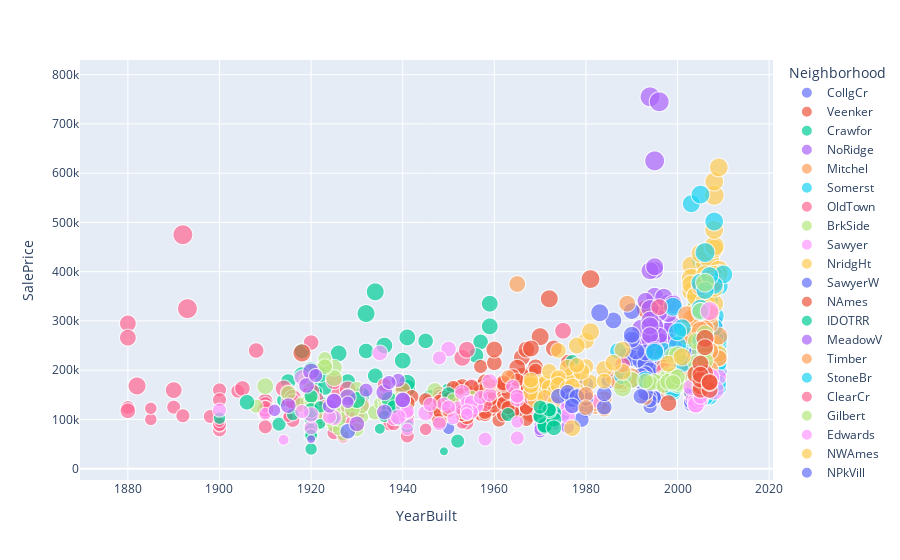

Source (notebook cell):
### Markdown cell above
From the plot we can see that the house built in the year 2000 are more costly and also the total house constructed was also high.

### Code cell
fig = px.scatter(new_df1, 
                 x='YearBuilt', y='SalePrice', color='Neighborhood', size='OverallQual')
fig.update_traces(textposition="bottom right")
fig.show()

### Figure 1 — Plotly figure (JSON) as saved in the notebook; plotly's stock layout.template omitted (floating-point values rounded to 4 significant figures; data arrays with more than 128 entries replaced by an {"elided": "..."} marker saying what was removed)
{"data": [{"hovertemplate": "Neighborhood=CollgCr<br>YearBuilt=%{x}<br>SalePrice=%{y}<br>OverallQual=%{marker.size}<extra></extra>", "legendgroup": "CollgCr", "marker": {"color": "#636efa", "size": [7, 7, 7, 8, 8, 5, 7, 5, 7, 6, 7, 7, 7, 6, 8, 6, 7, 7, 5, 7, 5, 5, 7, 7, 5, 7, 7, 7, 7, 8, 8, 8, 7, 5, 8, 7, 6, 7, 5, 7, 7, 5, 7, 7, 7, 7, 6, 8, 7, 7, 5, 7, 5, 7, 6, 9, 7, 5, 7, 7, 7, 6, 8, 7, 7, 7, 7, 7, 7, 7, 5, 5, 6, 6, 7, 7, 5, 7, 9, 6, 7, 5, 7, 7, 5, 5, 7, 8, 7, 6, 5, 7, 6, 7, 8, 8, 7, 7, 7, 7, 6, 7, 7, 7, 5, 5, 7, 8, 5, 7, 5, 7, 7, 8, 7, 7, 7, 5, 7, 6, 7, 8], "sizemode": "area", "sizeref": 0.025, "symbol": "circle"}, "mode": "markers", "name": "CollgCr", "showlegend": true, "textposition": "bottom right", "type": "scattergl", "x": [2003, 2001, 2006, 2002, 2007, 1994, 2004, 1972, 2003, 1997, 1999, 2009, 2007, 2005, 1999, 1997, 2005, 1999, 1975, 1999, 1972, 1995, 2004, 2006, 1976, 2004, 2003, 2006, 2001, 2007, 2006, 1998, 2001, 1972, 2004, 2002, 1995, 2003, 1996, 2006, 1999, 1972, 2005, 2007, 1996, 1994, 1997, 2007, 1998, 2004, 1975, 2002, 1996, 1996, 2005, 2002, 2004, 1969, 2007, 1998, 2004, 1997, 2007, 2004, 2005, 2001, 2005, 1998, 2003, 2003, 1995, 1972, 2003, 1998, 2004, 2006, 1972, 2003, 2007, 2005, 2006, 1977, 1996, 2006, 1972, 1994, 2007, 2002, 2006, 2004, 1994, 2002, 2006, 2005, 2006, 2008, 2002, 2001, 1998, 2000, 2003, 2004, 2003, 2002, 1977, 1994, 2005, 2008, 1976, 2002, 1972, 2006, 1999, 2003, 1998, 2000, 2006, 1972, 2001, 2003, 2004, 1995], "xaxis": "x", "y": [208500, 223500, 279500, 230000, 179900, 145000, 196500, 124900, 226000, 204750, 214000, 198900, 383970, 163990, 230000, 231500, 260000, 204000, 122000, 192000, 127000, 156000, 210000, 204900, 128200, 185500, 180000, 220000, 231500, 276000, 233230, 267000, 205000, 149900, 305900, 214000, 177500, 219500, 148000, 213500, 191000, 123000, 164990, 195400, 212000, 210000, 208900, 297000, 188000, 185900, 110000, 221000, 152000, 191000, 173500, 285000, 213000, 128500, 194500, 222500, 190000, 217000, 212000, 216837, 221500, 187100, 189000, 224900, 183000, 237000, 144000, 133500, 131500, 200500, 190000, 239799, 133900, 185000, 239000, 173900, 206000, 149900, 203000, 194000, 112500, 145000, 200141, 255000, 194000, 155900, 126000, 192000, 176432, 212900, 424870, 245350, 195000, 178000, 197900, 213000, 200000, 195000, 224900, 227000, 150500, 138000, 203000, 295493, 132500, 200000, 128500, 155835, 193000, 232000, 274300, 235000, 193879, 133000, 230000, 136500, 179600, 240000], "yaxis": "y"}, {"hovertemplate": "Neighborhood=Veenker<br>YearBuilt=%{x}<br>SalePrice=%{y}<br>OverallQual=%{marker.size}<extra></extra>", "legendgroup": "Veenker", "marker": {"color": "#EF553B", "size": [6, 9, 8, 8, 8, 6, 5], "sizemode": "area", "sizeref": 0.025, "symbol": "circle"}, "mode": "markers", "name": "Veenker", "showlegend": true, "textposition": "bottom right", "type": "scattergl", "x": [1976, 1981, 1993, 1996, 1995, 1976, 1976], "xaxis": "x", "y": [181500, 385000, 324000, 245500, 270000, 187000, 218000], "yaxis": "y"}, {"hovertemplate": "Neighborhood=Crawfor<br>YearBuilt=%{x}<br>SalePrice=%{y}<br>OverallQual=%{marker.size}<extra></extra>", "legendgroup": "Crawfor", "marker": {"color": "#00cc96", "size": [7, 5, 6, 7, 8, 8, 6, 5, 6, 6, 5, 6, 7, 5, 7, 5, 8, 7, 4, 6, 7, 7, 7, 5, 6, 5, 6, 5, 7, 7, 6, 6, 5, 8, 5, 5, 7, 6, 8, 6, 7], "sizemode": "area", "sizeref": 0.025, "symbol": "circle"}, "mode": "markers", "name": "Crawfor", "showlegend": true, "textposition": "bottom right", "type": "scattergl", "x": [1915, 1921, 1945, 1920, 1932, 2006, 1950, 1953, 1915, 1918, 1913, 1934, 1959, 1926, 1926, 1977, 1934, 1931, 1922, 1957, 1941, 1918, 1936, 1949, 1946, 1940, 1923, 1938, 1940, 1941, 1956, 1932, 1921, 2008, 1914, 1910, 1959, 1928, 2004, 1922, 1941], "xaxis": "x", "y": [140000, 163500, 259500, 200100, 315000, 235000, 158500, 157000, 177000, 239000, 90350, 188700, 289000, 96500, 234000, 217500, 359100, 149000, 137500, 257500, 164000, 189950, 250000, 145000, 145000, 160000, 165000, 119750, 219500, 174500, 230000, 239000, 154900, 392500, 138887, 139000, 335000, 177000, 275000, 191000, 266500], "yaxis": "y"}, {"hovertemplate": "Neighborhood=NoRidge<br>YearBuilt=%{x}<br>SalePrice=%{y}<br>OverallQual=%{marker.size}<extra></extra>", "legendgroup": "NoRidge", "marker": {"color": "#ab63fa", "size": [8, 8, 7, 8, 8, 7, 8, 8, 8, 7, 7, 8, 8, 7, 10, 7, 7, 8, 8, 7, 8, 8, 8, 10, 8, 10, 8, 8, 8, 9, 7, 8, 7], "sizemode": "area", "sizeref": 0.025, "symbol": "circle"}, "mode": "markers", "name": "NoRidge", "showlegend": true, "textposition": "bottom right", "type": "scattergl", "x": [2000, 1991, 1995, 1995, 1999, 1993, 1998, 1998, 1998, 1996, 1996, 1995, 1994, 1998, 1994, 1993, 1996, 1995, 1999, 1996, 1998, 1997, 1994, 1995, 1992, 1996, 1994, 1994, 1994, 1999, 1992, 1995, 1994], "xaxis": "x", "y": [250000, 260000, 290000, 403000, 290000, 260000, 280000, 258000, 315000, 265000, 315750, 350000, 402000, 221000, 755000, 341000, 260400, 290000, 337000, 269790, 336000, 348000, 325000, 625000, 285000, 745000, 262000, 301500, 290000, 333168, 190000, 410000, 271000], "yaxis": "y"}, {"hovertemplate": "Neighborhood=Mitchel<br>YearBuilt=%{x}<br>SalePrice=%{y}<br>OverallQual=%{marker.size}<extra></extra>", "legendgroup": "Mitchel", "marker": {"color": "#FFA15A", "size": [5, 7, 4, 6, 7, 6, 5, 7, 6, 6, 7, 5, 5, 6, 6, 5, 5, 5, 6, 6, 6, 4, 6, 5, 7, 6, 5, 5, 5, 5], "sizemode": "area", "sizeref": 0.025, "symbol": "circle"}, "mode": "markers", "name": "Mitchel", "showlegend": true, "textposition": "bottom right", "type": "scattergl", "x": [1993, 2003, 1982, 1998, 1988, 1977, 1982, 2003, 1984, 2001, 1997, 1954, 1976, 1998, 1983, 1970, 1974, 1982, 1940, 1998, 1977, 1963, 1976, 1967, 2004, 1977, 1984, 1968, 1982, 1977], "xaxis": "x", "y": [143000, 239686, 129500, 153500, 171000, 171500, 124500, 201000, 142500, 215000, 206300, 113000, 188000, 164000, 134000, 129500, 170000, 138000, 160000, 162000, 135000, 132250, 150900, 143000, 240000, 171000, 119500, 130000, 130500, 160000], "yaxis": "y"}, {"hovertemplate": "Neighborhood=Somerst<br>YearBuilt=%{x}<br>SalePrice=%{y}<br>OverallQual=%{marker.size}<extra></extra>", "legendgroup": "Somerst", "marker": {"color": "#19d3f3", "size": [8, 8, 8, 8, 6, 8, 6, 7, 7, 7, 8, 6, 8, 6, 8, 7, 7, 8, 8, 7, 7, 8, 8, 8, 7, 6, 7, 7, 7, 7, 9, 8, 7, 7, 6, 7, 7, 9, 8, 7, 8, 7, 7, 7, 8, 9, 8, 6, 9, 7, 7, 7, 8, 8, 8, 7, 8, 7, 8, 8, 8, 6, 7, 7, 7, 7, 7, 8, 8, 7, 7, 8, 10, 8, 7], "sizemode": "area", "sizeref": 0.025, "symbol": "circle"}, "mode": "markers", "name": "Somerst", "showlegend": true, "textposition": "bottom right", "type": "scattergl", "x": [2004, 2006, 1999, 2007, 2009, 2003, 1999, 2004, 2007, 2009, 2008, 2003, 2006, 2006, 2008, 2006, 1997, 2006, 2004, 2006, 2006, 2007, 2008, 2009, 2005, 2009, 2005, 2003, 2007, 2004, 2009, 2005, 2007, 2004, 1999, 1999, 2009, 2008, 2007, 2008, 2006, 2005, 2005, 2007, 2007, 1999, 2006, 2009, 2006, 2005, 1999, 2006, 2006, 2005, 2005, 1999, 2007, 2006, 1999, 2006, 2009, 2007, 2007, 2005, 1999, 2005, 2006, 2006, 2006, 2005, 2005, 2007, 2008, 2008, 2004], "xaxis": "x", "y": [307000, 249700, 172500, 245000, 164500, 250000, 176000, 254900, 311872, 252678, 262500, 207500, 266000, 185000, 244600, 164700, 239000, 270000, 340000, 187750, 241000, 339750, 210000, 263435, 226700, 208300, 176000, 263000, 146000, 151000, 370878, 423000, 227875, 196000, 172500, 179400, 215200, 264132, 225000, 227680, 232600, 147400, 151000, 250580, 303477, 328900, 255000, 173733, 320000, 253000, 155000, 197000, 232000, 252000, 197000, 160000, 235128, 171900, 174000, 290000, 229456, 214000, 248328, 186500, 183900, 232000, 208900, 147000, 227000, 144152, 250000, 282922, 310000, 287090, 185000], "yaxis": "y"}, {"hovertemplate": "Neighborhood=OldTown<br>YearBuilt=%{x}<br>SalePrice=%{y}<br>OverallQual=%{marker.size}<extra></extra>", "legendgroup": "OldTown", "marker": {"color": "#FF6692", "size": [7, 7, 4, 3, 5, 6, 4, 5, 6, 6, 5, 7, 10, 5, 6, 5, 4, 5, 6, 5, 5, 7, 5, 7, 3, 6, 5, 5, 7, 6, 3, 6, 5, 4, 7, 5, 5, 5, 7, 5, 5, 5, 10, 6, 5, 6, 5, 4, 5, 5, 5, 7, 7, 5, 7, 5, 4, 5, 4, 5, 5, 5, 5, 5, 6, 8, 5, 5, 5, 5, 6, 5, 5, 5, 6, 7, 5, 3, 5, 7, 6, 7, 5, 5, 6, 4, 4, 7, 6, 6, 3, 4, 4, 5, 4, 6], "sizemode": "area", "sizeref": 0.025, "symbol": "circle"}, "mode": "markers", "name": "OldTown", "showlegend": true, "textposition": "bottom right", "type": "scattergl", "x": [1931, 1921, 1945, 1915, 1910, 1910, 1885, 1948, 1923, 1926, 1923, 2003, 1892, 1916, 1924, 1947, 1925, 1900, 1910, 1929, 1925, 1880, 1939, 1925, 1955, 1928, 1940, 1927, 1946, 1920, 1948, 1930, 1916, 1937, 1915, 1900, 1938, 1952, 1928, 1955, 1957, 1954, 1893, 1910, 1880, 1980, 1954, 1900, 1924, 1921, 1900, 1890, 1914, 1910, 1880, 1915, 1954, 1898, 1953, 1948, 1904, 1915, 1941, 1890, 1910, 1882, 1920, 1910, 1930, 1900, 1925, 1936, 1954, 1980, 1880, 1920, 1920, 1900, 1925, 1916, 1917, 1910, 1892, 1948, 1920, 1920, 1920, 1920, 1916, 1905, 1915, 1910, 1885, 1940, 1927, 1957], "xaxis": "x", "y": [129900, 140000, 80000, 107400, 110000, 133900, 100000, 115000, 125000, 152000, 100000, 200000, 475000, 135000, 112000, 110000, 107000, 79000, 137000, 130000, 73000, 295000, 119900, 178000, 126175, 105900, 109000, 115000, 135000, 116000, 120000, 110000, 98000, 89471, 155000, 160000, 91300, 124500, 161000, 125000, 112500, 131500, 325000, 114504, 124000, 144000, 93000, 87000, 109500, 108480, 140000, 159500, 163000, 132000, 265979, 139000, 107900, 106000, 93000, 153500, 157500, 153900, 66500, 124900, 117000, 168000, 86000, 85000, 87000, 90000, 110500, 170000, 117000, 140000, 117500, 143000, 120000, 95000, 125000, 144000, 129500, 122000, 107500, 147000, 256000, 108500, 105000, 157000, 136000, 163000, 105000, 125500, 122500, 119000, 64500, 149700], "yaxis": "y"}, {"hovertemplate": "Neighborhood=BrkSide<br>YearBuilt=%{x}<br>SalePrice=%{y}<br>OverallQual=%{marker.size}<extra></extra>", "legendgroup": "BrkSide", "marker": {"color": "#B6E880", "size": [5, 7, 4, 6, 5, 5, 5, 7, 6, 6, 6, 5, 7, 6, 6, 6, 5, 4, 6, 5, 5, 5, 4, 5, 5, 5, 4, 7, 4, 4, 6, 5, 5, 5, 6, 6, 6, 6, 6, 5, 6, 6], "sizemode": "area", "sizeref": 0.025, "symbol": "circle"}, "mode": "markers", "name": "BrkSide", "showlegend": true, "textposition": "bottom right", "type": "scattergl", "x": [1939, 1929, 1927, 1934, 1948, 1931, 1908, 1925, 1915, 1939, 1926, 1930, 1925, 1947, 1920, 1923, 1922, 1935, 1918, 1930, 1936, 1921, 1970, 1924, 1923, 1925, 1926, 1910, 1946, 1936, 1926, 1920, 1928, 1925, 1931, 1919, 1939, 1937, 1941, 1920, 1929, 1923], "xaxis": "x", "y": [118000, 132000, 68500, 114500, 127000, 105000, 127000, 205000, 153575, 140200, 119000, 162900, 184000, 159000, 128000, 210000, 113000, 133000, 130000, 79500, 141500, 89000, 129000, 100000, 223500, 88000, 79900, 167500, 121600, 128000, 102000, 144000, 149000, 117000, 127500, 180500, 132500, 134900, 131000, 137500, 120000, 207000], "yaxis": "y"}, {"hovertemplate": "Neighborhood=Sawyer<br>YearBuilt=%{x}<br>SalePrice=%{y}<br>OverallQual=%{marker.size}<extra></extra>", "legendgroup": "Sawyer", "marker": {"color": "#FF97FF", "size": [5, 5, 5, 5, 5, 5, 6, 5, 6, 5, 5, 5, 5, 5, 4, 5, 5, 5, 6, 5, 5, 6, 4, 5, 5, 4, 5, 6, 6, 5, 5, 5, 5, 5, 5, 5, 5, 5, 4, 6, 4, 5, 5, 6], "sizemode": "area", "sizeref": 0.025, "symbol": "circle"}, "mode": "markers", "name": "Sawyer", "showlegend": true, "textposition": "bottom right", "type": "scattergl", "x": [1965, 1966, 1968, 1963, 1962, 1967, 1977, 1940, 1978, 1965, 1963, 1967, 1966, 1982, 1961, 1977, 1965, 1961, 1961, 1963, 1974, 1977, 1950, 1955, 1965, 1961, 1961, 1978, 1963, 1961, 1962, 1963, 1948, 1957, 1963, 1967, 1958, 1968, 1969, 1969, 1963, 1966, 1968, 1966], "xaxis": "x", "y": [129500, 127000, 180000, 125000, 143900, 125000, 151000, 108000, 149500, 62383, 132500, 130000, 164500, 137000, 118500, 135000, 138500, 131400, 142000, 175000, 142500, 143500, 128000, 170000, 131500, 129000, 148000, 172500, 154500, 135000, 132000, 139000, 135000, 155000, 133000, 130000, 140000, 129000, 108959, 158000, 148000, 125000, 134000, 129000], "yaxis": "y"}, {"hovertemplate": "Neighborhood=NridgHt<br>YearBuilt=%{x}<br>SalePrice=%{y}<br>OverallQual=%{marker.size}<extra></extra>", "legendgroup": "NridgHt", "marker": {"color": "#FECB52", "size": [9, 8, 8, 8, 9, 8, 9, 8, 8, 8, 9, 7, 8, 8, 10, 8, 9, 7, 9, 9, 8, 7, 9, 7, 9, 9, 10, 7, 10, 8, 8, 9, 9, 9, 7, 10, 9, 8, 7, 7, 8, 10, 8, 9, 8, 8, 6, 8, 8, 8, 9, 9, 7, 10, 9, 9, 8, 7, 9, 10, 6, 7, 9, 8, 8, 7, 7, 9, 7, 8, 9, 7, 9, 8], "sizemode": "area", "sizeref": 0.025, "symbol": "circle"}, "mode": "markers", "name": "NridgHt", "showlegend": true, "textposition": "bottom right", "type": "scattergl", "x": [2005, 2005, 2007, 2007, 2005, 2004, 2005, 2006, 2004, 2007, 2003, 2005, 2007, 2004, 2003, 2007, 2006, 2007, 2003, 2006, 2004, 2004, 2005, 2003, 2005, 2007, 2007, 2006, 2008, 2006, 2006, 2006, 2004, 2003, 2005, 2009, 2008, 2006, 2003, 2004, 2008, 2008, 2005, 2007, 2006, 2003, 2005, 2006, 2005, 2006, 2008, 2008, 2009, 2007, 2004, 2009, 2003, 2003, 2009, 2006, 2005, 2005, 2008, 2004, 2007, 2007, 2009, 2008, 2003, 2006, 2006, 2005, 2004, 2008], "xaxis": "x", "y": [345000, 325300, 256300, 306000, 277500, 309000, 319900, 202500, 317000, 372402, 412500, 220000, 325624, 274900, 386250, 318000, 415298, 207500, 360000, 342643, 354000, 207000, 266000, 154000, 437154, 318061, 426000, 280000, 555000, 250000, 440000, 380000, 326000, 374000, 202665, 402861, 446261, 255500, 284000, 214000, 253293, 451950, 275000, 314813, 209500, 274000, 194700, 254000, 275500, 395000, 485000, 582933, 224000, 385000, 350000, 611657, 285000, 173000, 395192, 337500, 196000, 185850, 335000, 280000, 318000, 230000, 233170, 367294, 175500, 281000, 325000, 202500, 315000, 394617], "yaxis": "y"}, {"hovertemplate": "Neighborhood=SawyerW<br>YearBuilt=%{x}<br>SalePrice=%{y}<br>OverallQual=%{marker.size}<extra></extra>", "legendgroup": "SawyerW", "marker": {"color": "#636efa", "size": [5, 6, 6, 7, 6, 5, 6, 6, 7, 6, 7, 7, 4, 6, 6, 7, 6, 8, 8, 8, 6, 6, 7, 6, 7, 6, 7, 7, 6, 7, 7, 6, 6, 5, 6, 7, 6, 7, 8, 7, 6, 6, 6, 8], "sizemode": "area", "sizeref": 0.025, "symbol": "circle"}, "mode": "markers", "name": "SawyerW", "showlegend": true, "textposition": "bottom right", "type": "scattergl", "x": [2004, 2004, 1985, 1990, 1993, 1979, 1980, 2004, 1989, 1992, 1990, 1986, 1950, 1984, 1928, 1993, 1993, 1993, 1983, 1992, 1994, 1980, 2000, 1992, 2004, 1980, 2001, 1993, 1984, 1993, 1991, 1994, 1993, 1965, 1979, 1990, 1992, 1990, 1995, 1990, 1992, 2005, 2003, 2005], "xaxis": "x", "y": [159000, 158000, 178000, 320000, 153900, 153337, 120000, 173000, 228500, 179200, 225000, 301000, 82000, 125000, 76000, 228000, 187000, 215000, 316600, 220000, 193500, 143000, 179000, 175900, 233000, 171000, 189000, 213000, 152000, 236000, 238000, 201000, 193000, 119900, 99500, 262280, 147000, 179900, 239500, 271900, 189000, 142500, 155000, 257000], "yaxis": "y"}, {"hovertemplate": "Neighborhood=NAmes<br>YearBuilt=%{x}<br>SalePrice=%{y}<br>OverallQual=%{marker.size}<extra></extra>", "legendgroup": "NAmes", "marker": {"color": "#EF553B", "size": {"elided": "173 int values"}, "sizemode": "area", "sizeref": 0.025, "symbol": "circle"}, "mode": "markers", "name": "NAmes", "showlegend": true, "textposition": "bottom right", "type": "scattergl", "x": {"elided": "173 int values"}, "xaxis": "x", "y": {"elided": "173 int values"}, "yaxis": "y"}, {"hovertemplate": "Neighborhood=IDOTRR<br>YearBuilt=%{x}<br>SalePrice=%{y}<br>OverallQual=%{marker.size}<extra></extra>", "legendgroup": "IDOTRR", "marker": {"color": "#00cc96", "size": [7, 4, 5, 5, 4, 5, 5, 5, 5, 5, 5, 6, 4, 6, 6, 4, 4, 4, 5, 4, 2, 3, 3, 6, 4, 5, 4], "sizemode": "area", "sizeref": 0.025, "symbol": "circle"}, "mode": "markers", "name": "IDOTRR", "showlegend": true, "textposition": "bottom right", "type": "scattergl", "x": [1930, 1920, 1963, 1920, 1939, 1940, 1950, 1941, 1920, 1920, 1920, 1937, 1920, 1937, 1906, 1900, 1925, 1916, 1952, 1936, 1949, 1922, 1935, 1920, 1920, 1938, 1922], "xaxis": "x", "y": [139400, 40000, 110000, 101000, 100000, 120500, 152000, 87000, 78000, 147000, 67000, 119500, 108000, 141000, 135000, 102776, 103000, 109900, 55993, 106500, 35311, 91000, 81000, 118400, 68400, 125500, 125500], "yaxis": "y"}, {"hovertemplate": "Neighborhood=MeadowV<br>YearBuilt=%{x}<br>SalePrice=%{y}<br>OverallQual=%{marker.size}<extra></extra>", "legendgroup": "MeadowV", "marker": {"color": "#ab63fa", "size": [5, 4, 5, 5, 4, 4, 4, 4, 6, 5], "sizemode": "area", "sizeref": 0.025, "symbol": "circle"}, "mode": "markers", "name": "MeadowV", "showlegend": true, "textposition": "bottom right", "type": "scattergl", "x": [1976, 1973, 1976, 1976, 1970, 1970, 1970, 1970, 1973, 1977], "xaxis": "x", "y": [129900, 91000, 85000, 134000, 86000, 75000, 88000, 80000, 151400, 127000], "yaxis": "y"}, {"hovertemplate": "Neighborhood=Timber<br>YearBuilt=%{x}<br>SalePrice=%{y}<br>OverallQual=%{marker.size}<extra></extra>", "legendgroup": "Timber", "marker": {"color": "#FFA15A", "size": [5, 8, 6, 7, 8, 6, 6, 9, 7, 8, 8, 7, 6, 8, 7, 8, 7, 8, 8, 7, 8, 9, 5, 8, 9, 7, 8, 8, 8], "sizemode": "area", "sizeref": 0.025, "symbol": "circle"}, "mode": "markers", "name": "Timber", "showlegend": true, "textposition": "bottom right", "type": "scattergl", "x": [1959, 2009, 1986, 1965, 2002, 1988, 1988, 2006, 2009, 2005, 2003, 1989, 1987, 2002, 2003, 2006, 1990, 2007, 2002, 2002, 2007, 2007, 1963, 2006, 2008, 1990, 2006, 2007, 2005], "xaxis": "x", "y": [170000, 269500, 184000, 375000, 202900, 175000, 175000, 315000, 224500, 369900, 305000, 335000, 176000, 312500, 187500, 248900, 187500, 201000, 270000, 214900, 293077, 315500, 186700, 265900, 378500, 180000, 283463, 239000, 281213], "yaxis": "y"}, {"hovertemplate": "Neighborhood=StoneBr<br>YearBuilt=%{x}<br>SalePrice=%{y}<br>OverallQual=%{marker.size}<extra></extra>", "legendgroup": "StoneBr", "marker": {"color": "#19d3f3", "size": [10, 7, 9, 8, 9, 9, 8, 9, 8, 8, 8, 8, 8, 8, 8, 8, 9, 8, 8, 7], "sizemode": "area", "sizeref": 0.025, "symbol": "circle"}, "mode": "markers", "name": "StoneBr", "showlegend": true, "textposition": "bottom right", "type": "scattergl", "x": [2006, 1987, 2008, 2001, 2005, 2010, 2000, 2005, 2005, 2008, 2007, 2006, 1988, 1995, 1993, 2003, 2005, 2001, 2000, 2005], "xaxis": "x", "y": [438780, 239000, 501837, 286000, 377426, 394432, 251000, 325000, 319000, 372500, 392000, 361919, 189000, 236500, 180000, 538000, 556581, 213500, 278000, 260000], "yaxis": "y"}, {"hovertemplate": "Neighborhood=ClearCr<br>YearBuilt=%{x}<br>SalePrice=%{y}<br>OverallQual=%{marker.size}<extra></extra>", "legendgroup": "ClearCr", "marker": {"color": "#FF6692", "size": [7, 6, 7, 7, 5, 7, 5, 6, 6, 6, 7], "sizemode": "area", "sizeref": 0.025, "symbol": "circle"}, "mode": "markers", "name": "ClearCr", "showlegend": true, "textposition": "bottom right", "type": "scattergl", "x": [1953, 1988, 1954, 1977, 1958, 1975, 1968, 1997, 1971, 1908, 1996], "xaxis": "x", "y": [225000, 211000, 241500, 192000, 130000, 280000, 143000, 200000, 155000, 240000, 328000], "yaxis": "y"}, {"hovertemplate": "Neighborhood=Gilbert<br>YearBuilt=%{x}<br>SalePrice=%{y}<br>OverallQual=%{marker.size}<extra></extra>", "legendgroup": "Gilbert", "marker": {"color": "#B6E880", "size": [7, 6, 7, 7, 7, 7, 6, 4, 7, 6, 6, 5, 7, 6, 6, 8, 7, 7, 7, 8, 7, 8, 7, 6, 7, 7, 6, 6, 6, 7, 6, 7, 7, 7, 6, 6, 7, 6, 7, 8, 7, 7, 7, 6, 9, 6, 5, 6, 6], "sizemode": "area", "sizeref": 0.025, "symbol": "circle"}, "mode": "markers", "name": "Gilbert", "showlegend": true, "textposition": "bottom right", "type": "scattergl", "x": [1998, 2005, 2005, 2004, 1990, 1999, 1997, 1951, 2004, 1998, 2000, 1955, 2007, 1997, 2006, 2004, 2006, 1996, 2000, 2000, 2007, 2005, 1995, 1994, 2003, 2006, 2005, 2005, 2005, 2007, 1993, 2006, 2004, 2004, 1997, 2000, 1999, 2005, 2006, 1988, 2004, 2005, 1998, 2006, 2006, 2004, 2005, 2000, 1999], "xaxis": "x", "y": [185000, 174000, 320000, 183500, 180500, 230000, 185000, 141000, 188500, 192000, 179000, 145000, 181134, 181000, 172785, 178000, 179665, 175000, 170000, 230500, 179540, 239900, 176000, 174000, 180000, 240000, 174000, 169990, 178900, 176485, 178000, 274725, 259000, 215000, 169000, 173000, 189000, 176000, 219210, 164000, 184000, 190000, 176500, 156932, 377500, 193000, 192140, 186500, 175000], "yaxis": "y"}, {"hovertemplate": "Neighborhood=Edwards<br>YearBuilt=%{x}<br>SalePrice=%{y}<br>OverallQual=%{marker.size}<extra></extra>", "legendgroup": "Edwards", "marker": {"color": "#FF97FF", "size": [4, 5, 6, 5, 6, 6, 7, 4, 6, 6, 5, 5, 6, 5, 5, 5, 5, 6, 6, 6, 5, 10, 6, 5, 6, 4, 5, 4, 6, 5, 4, 9, 4, 6, 5, 5, 5, 5, 4, 5, 4, 5, 5, 6, 7, 4, 5, 6, 5, 4, 7, 6, 5, 6, 10, 7, 4, 4, 4, 5, 3, 6, 4, 5, 5], "sizemode": "area", "sizeref": 0.025, "symbol": "circle"}, "mode": "markers", "name": "Edwards", "showlegend": true, "textposition": "bottom right", "type": "scattergl", "x": [1965, 1920, 1954, 2006, 2004, 1950, 2004, 2003, 2009, 1945, 1949, 1941, 1976, 1900, 1956, 1958, 1940, 1920, 1956, 2005, 1965, 2007, 1918, 1948, 1953, 1940, 1964, 1972, 1925, 1952, 1954, 2007, 1951, 1976, 1918, 1946, 2005, 1955, 1954, 1950, 2005, 1957, 1948, 1977, 2004, 1941, 1959, 1935, 1924, 1941, 2003, 1959, 1955, 2005, 2008, 2004, 1954, 1954, 1938, 1941, 1914, 1939, 1910, 2005, 1965], "xaxis": "x", "y": [94750, 83000, 136900, 155000, 130000, 243000, 130000, 140000, 186000, 113000, 131000, 95000, 125000, 119000, 129000, 60000, 126000, 110000, 127500, 148000, 140000, 184750, 185000, 225000, 155000, 108000, 167000, 137500, 103600, 123500, 135000, 320000, 102000, 107000, 116000, 130500, 157000, 135500, 110000, 125000, 176000, 144500, 91500, 159500, 137500, 80000, 149900, 235000, 104900, 113000, 165400, 177000, 115000, 140000, 160000, 130000, 119000, 111000, 100000, 117000, 58500, 105000, 112000, 145000, 147500], "yaxis": "y"}, {"hovertemplate": "Neighborhood=NWAmes<br>YearBuilt=%{x}<br>SalePrice=%{y}<br>OverallQual=%{marker.size}<extra></extra>", "legendgroup": "NWAmes", "marker": {"color": "#FECB52", "size": [6, 6, 7, 6, 7, 6, 6, 7, 7, 7, 7, 5, 7, 6, 6, 7, 5, 7, 6, 5, 7, 6, 7, 6, 6, 8, 8, 6, 6, 6, 7, 7, 6, 5, 7, 6, 7, 6, 5, 7, 7, 7, 6, 7, 6], "sizemode": "area", "sizeref": 0.025, "symbol": "circle"}, "mode": "markers", "name": "NWAmes", "showlegend": true, "textposition": "bottom right", "type": "scattergl", "x": [1977, 1979, 1970, 1975, 1988, 1981, 1968, 1980, 1984, 1973, 1977, 1971, 1998, 1974, 1972, 1977, 1969, 1969, 1974, 1973, 1988, 1974, 1976, 1980, 1972, 2001, 1981, 1976, 1968, 1971, 1978, 1976, 1974, 1975, 1974, 1984, 1976, 1977, 1973, 1968, 1978, 1986, 1968, 1979, 1978], "xaxis": "x", "y": [190000, 181000, 174000, 179900, 241500, 175500, 175000, 260000, 202500, 175500, 190000, 175000, 213250, 240000, 165150, 82500, 152000, 140000, 165000, 157000, 196500, 181000, 152000, 207500, 197500, 227000, 278000, 180000, 154000, 145000, 157000, 205000, 185000, 153500, 170000, 178000, 162900, 167900, 135000, 170000, 250000, 215000, 179900, 197000, 210000], "yaxis": "y"}, {"hovertemplate": "Neighborhood=NPkVill<br>YearBuilt=%{x}<br>SalePrice=%{y}<br>OverallQual=%{marker.size}<extra></extra>", "legendgroup": "NPkVill", "marker": {"color": "#636efa", "size": [6, 6, 6, 6, 6, 6, 6], "sizemode": "area", "sizeref": 0.025, "symbol": "circle"}, "mode": "markers", "name": "NPkVill", "showlegend": true, "textposition": "bottom right", "type": "scattergl", "x": [1976, 1974, 1977, 1978, 1976, 1978, 1977], "xaxis": "x", "y": [148500, 147000, 140000, 148500, 155000, 146000, 127500], "yaxis": "y"}, {"hovertemplate": "Neighborhood=Blmngtn<br>YearBuilt=%{x}<br>SalePrice=%{y}<br>OverallQual=%{marker.size}<extra></extra>", "legendgroup": "Blmngtn", "marker": {"color": "#EF553B", "size": [7, 7, 8, 7, 7, 8, 7, 7, 7, 7, 7, 7, 7, 7], "sizemode": "area", "sizeref": 0.025, "symbol": "circle"}, "mode": "markers", "name": "Blmngtn", "showlegend": true, "textposition": "bottom right", "type": "scattergl", "x": [2005, 2005, 2004, 2006, 2006, 2006, 2005, 2007, 2005, 2005, 2005, 2007, 2006, 2007], "xaxis": "x", "y": [167240, 192500, 192000, 172500, 194201, 264561, 160200, 159895, 181000, 213490, 191000, 174000, 246578, 175900], "yaxis": "y"}, {"hovertemplate": "Neighborhood=BrDale<br>YearBuilt=%{x}<br>SalePrice=%{y}<br>OverallQual=%{marker.size}<extra></extra>", "legendgroup": "BrDale", "marker": {"color": "#00cc96", "size": [5, 6, 6, 6, 6, 6, 5, 6, 6, 6, 6, 5, 5, 5, 6], "sizemode": "area", "sizeref": 0.025, "symbol": "circle"}, "mode": "markers", "name": "BrDale", "showlegend": true, "textposition": "bottom right", "type": "scattergl", "x": [1971, 1970, 1972, 1971, 1972, 1971, 1971, 1973, 1971, 1973, 1972, 1970, 1972, 1970, 1973], "xaxis": "x", "y": [112000, 106000, 94500, 89500, 118000, 85400, 122500, 113000, 88000, 100000, 118000, 106000, 119500, 125000, 83000], "yaxis": "y"}, {"hovertemplate": "Neighborhood=SWISU<br>YearBuilt=%{x}<br>SalePrice=%{y}<br>OverallQual=%{marker.size}<extra></extra>", "legendgroup": "SWISU", "marker": {"color": "#ab63fa", "size": [5, 6, 5, 6, 7, 6, 7, 5, 5, 6, 4, 7, 6, 2, 4, 6, 5, 6, 6], "sizemode": "area", "sizeref": 0.025, "symbol": "circle"}, "mode": "markers", "name": "SWISU", "showlegend": true, "textposition": "bottom right", "type": "scattergl", "x": [1939, 1940, 1924, 1936, 1936, 1915, 1928, 1932, 1937, 1940, 1912, 1920, 1925, 1920, 1928, 1919, 1921, 1930, 1925], "xaxis": "x", "y": [179500, 140000, 127000, 115000, 155000, 128000, 145000, 159434, 175000, 139500, 118500, 197000, 136500, 60000, 135000, 169000, 189000, 91000, 137450], "yaxis": "y"}, {"hovertemplate": "Neighborhood=Blueste<br>YearBuilt=%{x}<br>SalePrice=%{y}<br>OverallQual=%{marker.size}<extra></extra>", "legendgroup": "Blueste", "marker": {"color": "#FFA15A", "size": [6, 6], "sizemode": "area", "sizeref": 0.025, "symbol": "circle"}, "mode": "markers", "name": "Blueste", "showlegend": true, "textposition": "bottom right", "type": "scattergl", "x": [1980, 1980], "xaxis": "x", "y": [151000, 124000], "yaxis": "y"}], "layout": {"legend": {"itemsizing": "constant", "title": {"text": "Neighborhood"}, "tracegroupgap": 0}, "margin": {"t": 60}, "xaxis": {"anchor": "y", "domain": [0, 1], "title": {"text": "YearBuilt"}}, "yaxis": {"anchor": "x", "domain": [0, 1], "title": {"text": "SalePrice"}}}}
